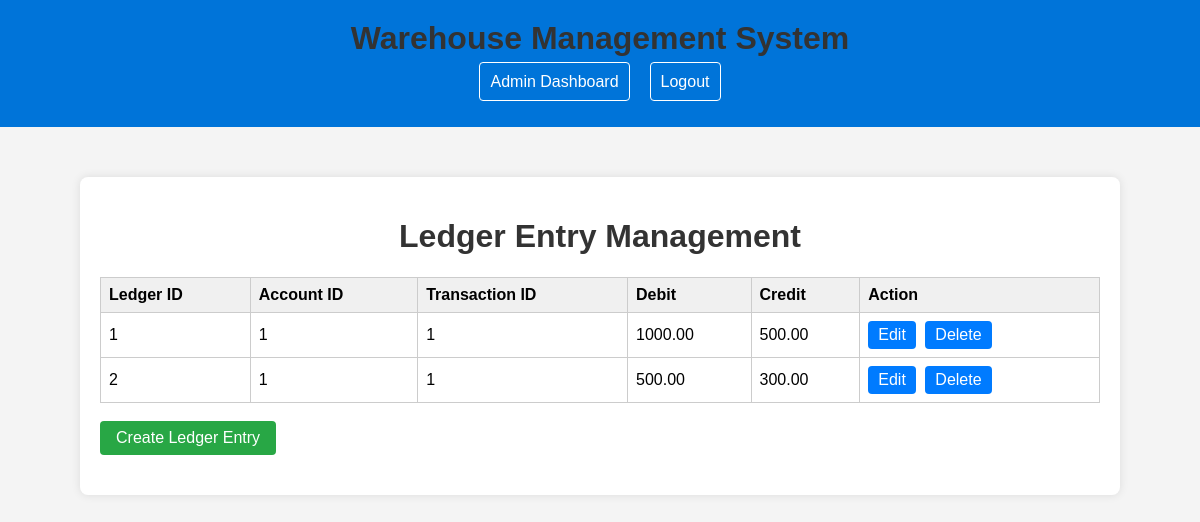
/ledger_entries.php (signed in), run on the app's committed database.
### tables this page shows
CREATE TABLE `ledger` (
  `ledger_id` int(11) NOT NULL,
  `account_id` int(11) NOT NULL,
  `transaction_id` int(11) NOT NULL,
  `debit` decimal(10,2) NOT NULL,
  `credit` decimal(10,2) NOT NULL
);

### ledger_entries.php (the view, shortened to what this page needs)
<?php
require_once 'db_config.php';
$sql = "SELECT * FROM ledger";
$result = mysqli_query($conn, $sql);
$ledger_entries = mysqli_fetch_all($result, MYSQLI_ASSOC);
?>
<!DOCTYPE html>
<html lang="en">
<head>
</head>
<body>
    <?php include 'header.php'; ?>
    <div class="manage-container">
        <h1>Ledger Entry Management</h1>
        <table>
            <tr>
                <th>Ledger ID</th>
                <th>Account ID</th>
                <th>Transaction ID</th>
                <th>Debit</th>
                <th>Credit</th>
                <th>Action</th>
            </tr>
            <?php foreach($ledger_entries as $ledger_entry): ?>
                <tr>
                    <td><?php echo $ledger_entry['ledger_id']; ?></td>
                    <td><?php echo $ledger_entry['account_id']; ?></td>
                    <td><?php echo $ledger_entry['transaction_id']; ?></td>
                    <td><?php echo $ledger_entry['debit']; ?></td>
                    <td><?php echo $ledger_entry['credit']; ?></td>
                    <td>
                        <?php if(isset($_SESSION['user_id'])): ?>
                            <a href="edit_ledger_entry.php?ledger_id=<?php echo $ledger_entry['ledger_id']; ?>">Edit</a>
                            <a href="delete_ledger_entry.php?ledger_id=<?php echo $ledger_entry['ledger_id']; ?>">Delete</a>
                        <?php endif; ?>
                    </td>
                </tr>
            <?php endforeach; ?>
        </table>
        <?php if(isset($_SESSION['user_id'])): ?>
        <a href="create_ledger_entry.php" class="create-ledger-entry-link">Create Ledger Entry</a>
        <?php endif; ?>
    </div>
</body>
</html>

### ledger_entries.php (style rules this page uses)
body { font-family: Arial, sans-serif; background-color: #f4f4f4; margin: 0; padding: 0; }
.manage-container { background-color: #fff; padding: 20px; border-radius: 8px; box-shadow: 0 0 10px rgba(0, 0, 0, 0.1); max-width: 1000px; margin: 50px auto; }
h1 { text-align: center; color: #333; }
table { width: 100%; border-collapse: collapse; }
th, td { border: 1px solid #ccc; padding: 8px; text-align: left; }
th { background-color: #f0f0f0; }
.create-ledger-entry-link { display: inline-block; padding: 8px 16px; margin-bottom: 20px; background-color: #28a745; color: #fff; text-decoration: none; border-radius: 4px; transition: background-color 0.3s; }
td a { text-decoration: none; color: #fff; margin-right: 5px; padding: 5px 10px; border-radius: 4px; background-color: #007bff; transition: background-color 0.3s; display: inline-block; }

### data on the page
ledger: ledger_id "1", account "1", transaction "1", debit "1000.00", credit "500.00"
ledger: ledger_id "2", account "1", transaction "1", debit "500.00", credit "300.00"
